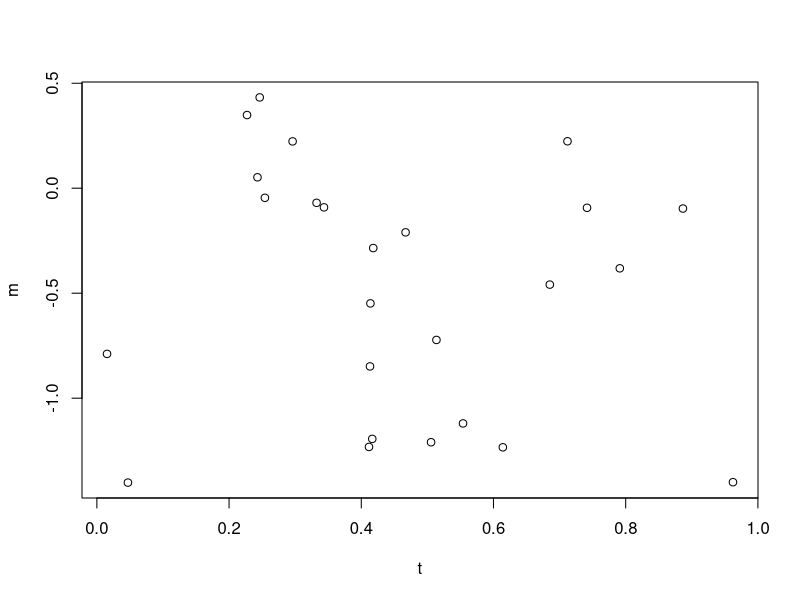
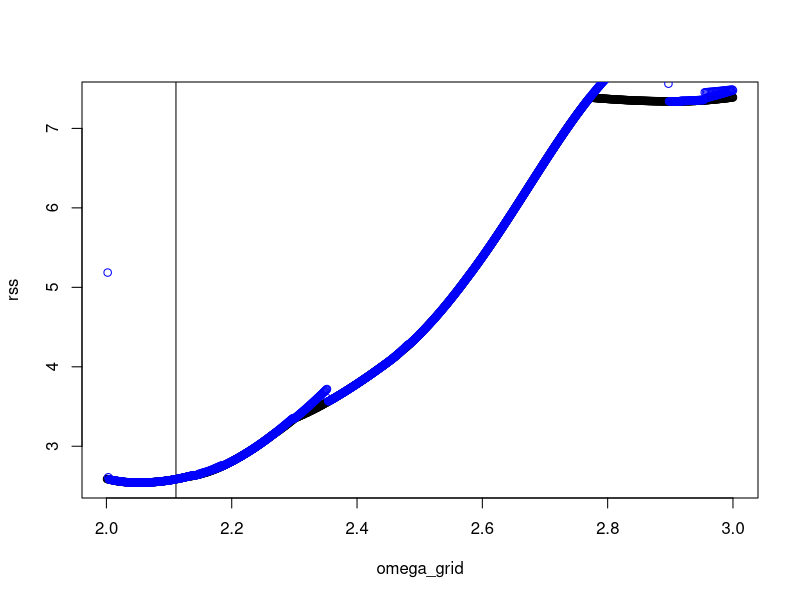

The R script that drew these images, in order:
### compare newton method to grid search
### for newton, condition on amplitude, beta0, update phase
### optimize only across phase

rm(list=ls())
library(scales)

## simulate from sawtooth with amp 1 and phase 0
##   t : evaluaation points
##  cc : fraction down
Saw <- function(t,cc=0.75){
    t <- t %% 1
    return(((-2/cc)*t + 1)*(t < cc) + ((2/(1-cc))*t - (1+cc)/(1-cc))*(t >= cc))
}

SawPrime <- function(t,cc=0.75){
    ## returns derivative of sawtooth evaluated at t
    t <- t %% 1
    return((-2/cc)*(t < cc) + ((2/(1-cc))*(t >= cc)))
}

## computes beta and projects onto amp > 0 axis
ComputeBeta <- function(m,t,phi,omega){
    X <- cbind(1,Saw(omega*t+phi))
    B <- t(X)%*%X
    d <- t(X)%*%m
    z <- solve(B,d)
    ## find best solution with amp > 0
    if(z[2] < 0){
        e <- c(0,1)
        q <- solve(B,e)
        z <- z - q*(sum(e*z)/sum(e*q))
        z[2] <- 0
    }
   return(z)
}

ComputeResiduals <- function(m,t,phi,omega){
    X <- cbind(1,Saw(omega*t+phi))
    z <- ComputeBeta(m,t,phi,omega)
    return(m - X%*%z)
}

NewtonUpdate <- function(m,t,params,omega){
    ## 1. condition on phi, omega, closed for update for amp,beta0
    beta0 <- params[1]
    amp <- params[2]
    phi <- params[3]
    beta <- ComputeBeta(m,t,phi,omega)
    beta0 <- beta[1]
    amp <- beta[2]
    ## 2. condition on amp,beta0,omega, newton update phi (see sim.R for code)
    ## if amp = 0 we are at a (bad) stationary point, so choose random phase
    if(amp > 0){
        gp <- SawPrime(omega*t+phi)
        g <- Saw(omega*t+phi)
        del <- sum(gp*(g-(m-beta0)/amp))
        h <- sum(gp*gp)
        phi <- (phi - h^{-1}*del) %% 1
    } else {
        phi <- runif(1)
    }
    out <- c(beta0,amp,phi)
    return(out)
}

omega_grid <- (1:1000)/1000 + 2

## construct data
n <- 25
e.sd <- 0.4
t <- runif(n)
phi <- runif(1)
amp <- rchisq(1,30)/30
beta0 <- rnorm(1)
omega <- sample(omega_grid,1)
m <- amp*Saw(omega*t+phi) + beta0 + rnorm(n,mean=0,sd=e.sd)
plot(t,m)

#### grid search to estimate omega and phase, closed for solution for beta0 and amp
N <- 500
phis_grid <- (0:(N-1))/N
tm <- proc.time()
rss <- rep(0,length(omega_grid))
for(ii in 1:length(rss)){
    print(ii)
    m.resid <- vapply(phis_grid,function(x){ComputeResiduals(m,t,x,omega_grid[ii])},rep(0,length(t))) ## faster not using lm
    rss[ii] <- min(colSums(m.resid^2))
}
proc.time() - tm
plot(omega_grid,rss)
abline(v=omega,col="black")

#### Newton optimization
rss <- rep(0,length(omega_grid))
NN <- 1
param <- c(0,1,runif(1))
tm <- proc.time()
for(ii in 1:length(omega_grid)){
    for(jj in 1:NN){
        param <- NewtonUpdate(m,t,param,omega_grid[ii])
    }
    X <- cbind(1,Saw(omega_grid[ii]*t+param[3]))
    rss[ii] <- sum((m - X%*%param[1:2])^2)
}
proc.time() - tm
points(omega_grid,rss,col='blue')
